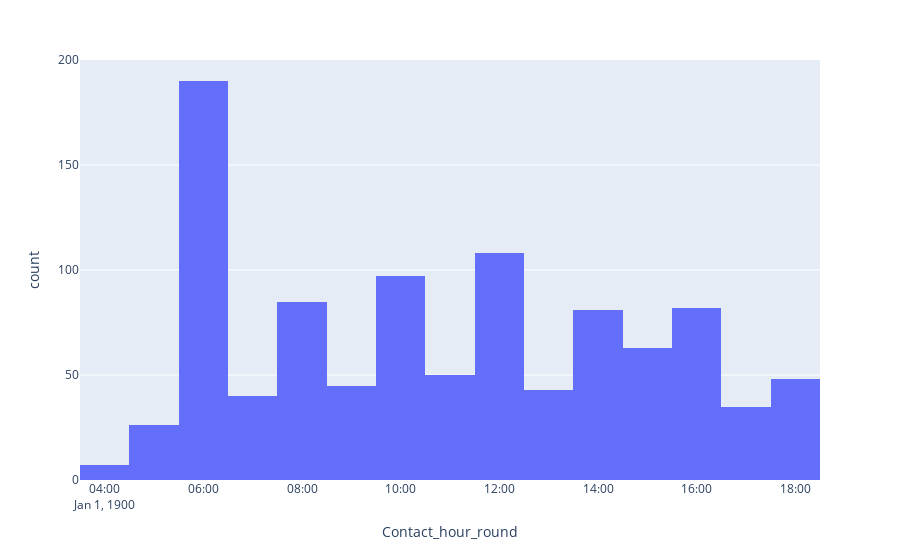

Source (notebook cell):
### Markdown cell above
# Otro

### Code cell
# Determine peak times by rounding the time in groups of one hour 
df['Contact_hour'] = pd.to_datetime(df['Contact_hour'], format='%H:%M:%S')
df['Contact_hour_round'] = df['Contact_hour'].apply(lambda x: x.round('60 min'))

fig = px.histogram(df, x='Contact_hour_round')
fig.show()

df_peak_time = df['Contact_hour_round'].value_counts().head()
df_peak_time = df_peak_time.rename_axis('Hour')
df_peak_time = df_peak_time.reset_index(name='Count')
peak_hours = []
for i in range(len(df_peak_time)):
    peak_hours.append(df_peak_time['Hour'].iloc[i])

for i in range(len(df)):
    if df.loc[i, 'Contact_hour_round'] in peak_hours:
        df.at[i, 'Is_peak_hour'] = 1
    else:
        df.at[i, 'Is_peak_hour'] = 0

### Figure 1 — Plotly figure (JSON) as saved in the notebook; plotly's stock layout.template omitted (floating-point values rounded to 4 significant figures; data arrays with more than 128 entries replaced by an {"elided": "..."} marker saying what was removed)
{"data": [{"alignmentgroup": "True", "bingroup": "x", "hovertemplate": "Contact_hour_round=%{x}<br>count=%{y}<extra></extra>", "legendgroup": "", "marker": {"color": "#636efa", "pattern": {"shape": ""}}, "name": "", "offsetgroup": "", "orientation": "v", "showlegend": false, "type": "histogram", "x": {"elided": "1000 str values"}, "xaxis": "x", "yaxis": "y"}], "layout": {"barmode": "relative", "legend": {"tracegroupgap": 0}, "margin": {"t": 60}, "xaxis": {"anchor": "y", "domain": [0, 1], "title": {"text": "Contact_hour_round"}}, "yaxis": {"anchor": "x", "domain": [0, 1], "title": {"text": "count"}}}}
